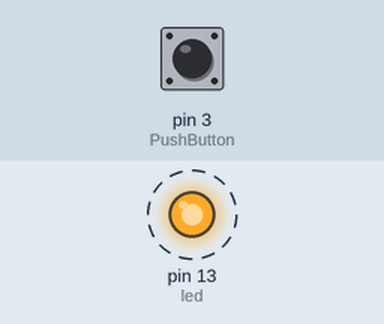
This sketch was run on a simulated Arduino Uno, built with avr-gcc and run on an emulated ATmega328P. Shown: output pins drawn as LEDs (lit = HIGH). Dashed ring = blinking. The inputs (shaded band) are chosen by the test bench; at power-on: pin 3 (PushButton) LOW. What the sketch prints to the serial monitor is not drawn.

Above: at 0.7 s.
Timing chart, 0 to 5.2 s (numbered marks = the images above):
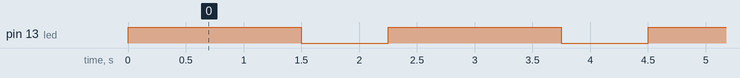

Measured:
- by itself, pin 13 (led): alternates HIGH for 1.5 s and LOW for 0.75 s

The sketch:

Lab1_Blink.ino
```cpp
/* Programmer: Jeremiah
 * Date: 11.6.19
 * Program: Blank
 *
 * This program will turn on an LED for a specified amounts of time, turn it
 * off, and back on in a While Loop
 *
Merged 12/2/19
 * Programmer: Jeremiah
 * Date: 11.14.19
 * Program: digitalRead() & the Serial Port
 *
 * Reads a digital input on pin 2, prints the result to the serial monitor
 */

//initialize our led to Pin 13
int led = 13;

//digital pin2 has a push button attached to it
int PushButton = 3;

void setup() {
  // Using the Funtion pinMode to call the varible led and provide Output
  Serial.begin(9600);
  pinMode(led, OUTPUT);
}

void loop() {
  // put your main code here, to run repeatedly:
  digitalWrite(led, HIGH);
  delay(1500);
  digitalWrite(led, LOW);
  delay(500);

   // read the input pin
 int buttonState = digitalRead(PushButton);
 //print out the state of the button
 Serial.println(buttonState);
 delay(250); //delay in between readings for stability
}
```
